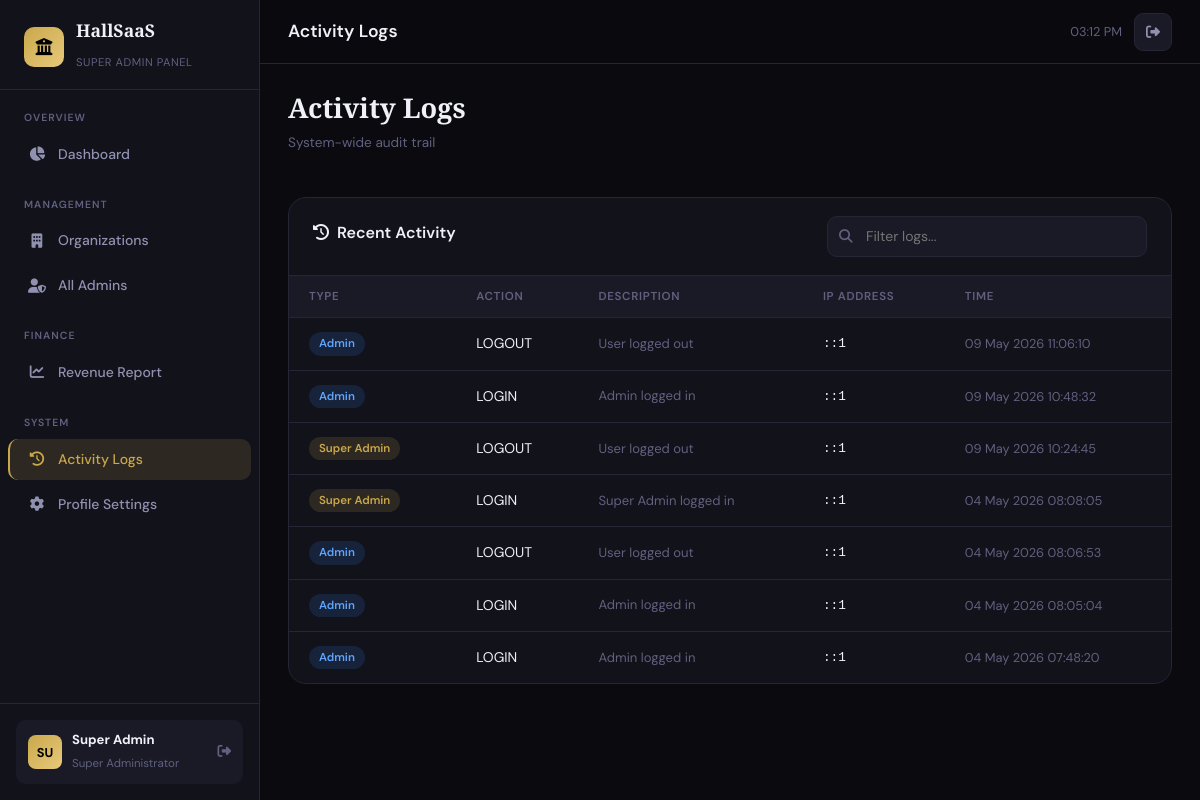
The app's page /modules/superadmin/activity_logs.php (signed in) with its own data.
### tables this page shows
CREATE TABLE `activity_logs` (
  `id` int(11) NOT NULL,
  `user_type` enum('super_admin','admin') NOT NULL,
  `user_id` int(11) NOT NULL,
  `organization_id` int(11) DEFAULT NULL,
  `action` varchar(255) NOT NULL,
  `description` text DEFAULT NULL,
  `ip_address` varchar(50) DEFAULT NULL,
  `created_at` timestamp NOT NULL DEFAULT current_timestamp()
);

### includes/config.php (called while the page is built, shortened)
<?php
function sanitize($input) {
    return htmlspecialchars(strip_tags(trim($input)), ENT_QUOTES, 'UTF-8');
}

### modules/superadmin/activity_logs.php (the view, shortened to what this page needs)
<?php
require_once '../../includes/config.php';
$db = getDB();
$logs = $db->query("SELECT * FROM activity_logs ORDER BY created_at DESC LIMIT 200")->fetchAll();
?>
<!DOCTYPE html>
<html lang="en">
<head><meta charset="UTF-8"><meta name="viewport" content="width=device-width,initial-scale=1.0">
<title>Activity Logs — HallSaaS</title><?php include '../../includes/dashboard_styles.php'; ?></head>
<body>
<?php include '../../includes/superadmin_sidebar.php'; ?>
<div class="main-content">
    <?php include '../../includes/topbar.php'; ?>
    <div class="page-body">
        <div class="page-header"><div><h2>Activity Logs</h2><p class="text-muted-sm">System-wide audit trail</p></div></div>
        <div class="card-section">
            <div class="section-header">
                <h3><i class="fas fa-history me-2"></i>Recent Activity</h3>
                <div class="search-bar"><i class="fas fa-search"></i><input type="text" placeholder="Filter logs..." oninput="filterTable(this.value,'logTable')"></div>
            </div>
            <div class="table-wrapper">
                <table class="data-table" id="logTable">
                    <thead><tr><th>Type</th><th>Action</th><th>Description</th><th>IP Address</th><th>Time</th></tr></thead>
                    <tbody>
                    <?php foreach ($logs as $l): ?>
                    <tr>
                        <td><span class="role-badge <?= $l['user_type']==='super_admin'?'org_admin':'manager' ?>"><?= $l['user_type']==='super_admin'?'Super Admin':'Admin' ?></span></td>
                        <td><?= sanitize($l['action']) ?></td>
                        <td style="color:var(--text-muted);font-size:0.82rem;"><?= sanitize($l['description']??'-') ?></td>
                        <td style="font-family:monospace;font-size:0.8rem;"><?= sanitize($l['ip_address']??'-') ?></td>
                        <td style="font-size:0.8rem;color:var(--text-muted);"><?= date('d M Y H:i:s',strtotime($l['created_at'])) ?></td>
                    </tr>
                    <?php endforeach; ?>
                    </tbody>
                </table>
            </div>
        </div>
    </div>
</div>
</body></html>

### assets/css/dashboard.css (style rules this page uses)
:root { --gold: #C9A84C; --gold-light: #E8C97A; --gold-dim: rgba(201,168,76,0.15); --dark-bg: #0A0A0F; --dark-card: #12121A; --dark-surface: #1A1A26; --dark-border: #252535; --dark-hover: #1E1E2E; --text-primary: #F0F0F8; --text-secondary: #9090B0; --text-muted: #606080; --success: #22c55e; --danger: #ef4444; --warning: #f59e0b; --info: #3b82f6; --sidebar-w: 260px; --topbar-h: 64px; --radius: 12px; --radius-lg: 18px; --shadow: 0 4px 24px rgba(0,0,0,0.4); --transition: all 0.25s cubic-bezier(0.4,0,0.2,1); }
* { box-sizing: border-box; margin: 0; padding: 0; }
body { font-family: 'DM Sans', sans-serif; background: var(--dark-bg); color: var(--text-primary); min-height: 100vh; overflow-x: hidden; }
.main-content { margin-left: var(--sidebar-w); min-height: 100vh; transition: var(--transition); }
.page-body { padding: 28px; }
.page-header { display: flex; align-items: flex-start; justify-content: space-between; margin-bottom: 28px; gap: 16px; flex-wrap: wrap; }
.page-header h2 { font-family: 'Playfair Display', serif; font-size: 1.7rem; font-weight: 700; }
.text-muted-sm { color: var(--text-muted); font-size: 0.85rem; margin-top: 3px; }
.card-section { background: var(--dark-card); border: 1px solid var(--dark-border); border-radius: var(--radius-lg); margin-bottom: 24px; overflow: hidden; animation: fadeUp 0.5s ease 0.25s both; }
.section-header { padding: 18px 24px; border-bottom: 1px solid var(--dark-border); display: flex; align-items: center; justify-content: space-between; }
.section-header h3 { font-size: 1rem; font-weight: 600; color: var(--text-primary); }
.table-wrapper { overflow-x: auto; }
.data-table { width: 100%; border-collapse: collapse; }
.data-table th { padding: 12px 20px; font-size: 0.72rem; font-weight: 600; color: var(--text-muted); text-transform: uppercase; letter-spacing: 0.06em; border-bottom: 1px solid var(--dark-border); white-space: nowrap; background: var(--dark-surface); }
.data-table td { padding: 14px 20px; font-size: 0.875rem; color: var(--text-primary); border-bottom: 1px solid var(--dark-border); vertical-align: middle; }
.data-table tbody tr:last-child td { border-bottom: none; }
.role-badge { display: inline-block; padding: 3px 10px; border-radius: 20px; font-size: 0.72rem; font-weight: 600; text-transform: capitalize; }
.role-badge.org_admin { background: rgba(201,168,76,0.15); color: var(--gold); }
.role-badge.manager { background: rgba(59,130,246,0.15); color: #60a5fa; }
.search-bar { position: relative; flex: 1; max-width: 320px; }
.search-bar input { width: 100%; padding: 9px 14px 9px 38px; background: var(--dark-surface); border: 1px solid var(--dark-border); border-radius: 10px; color: var(--text-primary); font-size: 0.875rem; font-family: 'DM Sans', sans-serif; transition: var(--transition); }
.search-bar i { position: absolute; left: 12px; top: 50%; transform: translateY(-50%); color: var(--text-muted); font-size: 0.85rem; }
.card-section { animation: fadeUp 0.45s ease both; }
.card-section:nth-child(2) { animation-delay: 0.08s; }
.data-table tbody tr { animation: fadeIn 0.3s ease both; }
.data-table tbody tr:nth-child(1) { animation-delay: 0.04s; }
.data-table tbody tr:nth-child(2) { animation-delay: 0.07s; }
.data-table tbody tr:nth-child(3) { animation-delay: 0.10s; }
.data-table tbody tr:nth-child(4) { animation-delay: 0.13s; }
.data-table tbody tr:nth-child(5) { animation-delay: 0.16s; }
.data-table tbody tr:nth-child(6) { animation-delay: 0.19s; }
.data-table tbody tr:nth-child(7) { animation-delay: 0.22s; }
.page-body { animation: fadeUp 0.35s ease; }
* { scrollbar-width: thin; scrollbar-color: var(--dark-border) transparent; }

### records on screen
activity_logs: user_type "Admin", action "LOGOUT", description "User logged out", ip_address "::1", created_at "09 May 2026 11:06:10"
activity_logs: user_type "Admin", action "LOGIN", description "Admin logged in", ip_address "::1", created_at "09 May 2026 10:48:32"
activity_logs: user_type "Super Admin", action "LOGOUT", description "User logged out", ip_address "::1", created_at "09 May 2026 10:24:45"
activity_logs: user_type "Super Admin", action "LOGIN", description "Super Admin logged in", ip_address "::1", created_at "04 May 2026 08:08:05"
activity_logs: user_type "Admin", action "LOGOUT", description "User logged out", ip_address "::1", created_at "04 May 2026 08:06:53"
activity_logs: user_type "Admin", action "LOGIN", description "Admin logged in", ip_address "::1", created_at "04 May 2026 08:05:04"
activity_logs: user_type "Admin", action "LOGIN", description "Admin logged in", ip_address "::1", created_at "04 May 2026 07:48:20"

### other values on screen
substr($_SESSION['super_admin_name'] ?? 'SA', 0, 2) "SU"
$_SESSION['super_admin_name'] "Super Admin"
